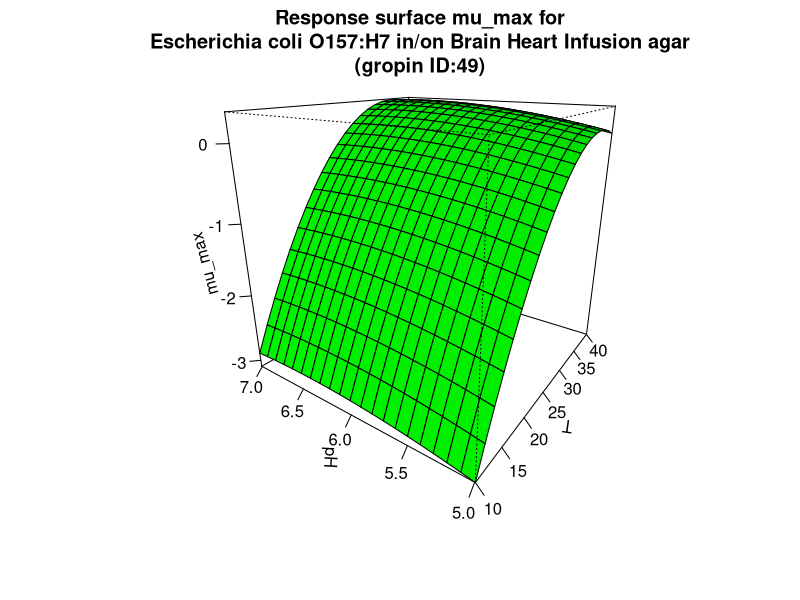

This chart was generated by the following R code:
#############################
# start of Parameter script
#############################
T <- seq(9.99000999000999,40.04,length.out=21)
pH <- seq(4.995004995005,7.007,length.out=21)
#############################
# end of Parameter script
#############################
############################# 
# start of Model script Gropin ID 49 
#############################
 
# constant coefficients for this model
a0 <- -10.05
a1 <- 0.34
a2 <- 1.3
a3 <- -0.0048
a4 <- 0.00072
a5 <- -0.1
 
variables <- data.frame(T,pH)
argumentsPar <- expand.grid(variables)
 
# heart of the model
response_surface <- function(T,pH) {
   mumax <-(a0+(a1*T)+(a2*pH)+(a3*(T^2))+(a4*T*pH)+(a5*(pH^2)))

return(mumax=mumax)
} 

# output parameters
mumax <- cbind(argumentsPar,response_surface(argumentsPar['T'],argumentsPar['pH']))
colnames(mumax) <- c(colnames(argumentsPar),'mumax')
#############################
# End of Model script
#############################
############################# 
# start of Visualisation script Gropin ID 49 
#############################
persp(T,pH,matrix(unlist(mumax$mumax),nrow=21),col = 'green',xlab='T',ylab='pH',zlab='mu_max',main='Response surface mu_max for
Escherichia coli O157:H7 in/on Brain Heart Infusion agar
(gropin ID:49)',theta=305,phi=20,shade=0.25,ticktype = 'detailed')
#############################
# End of Visualisation script
#############################
